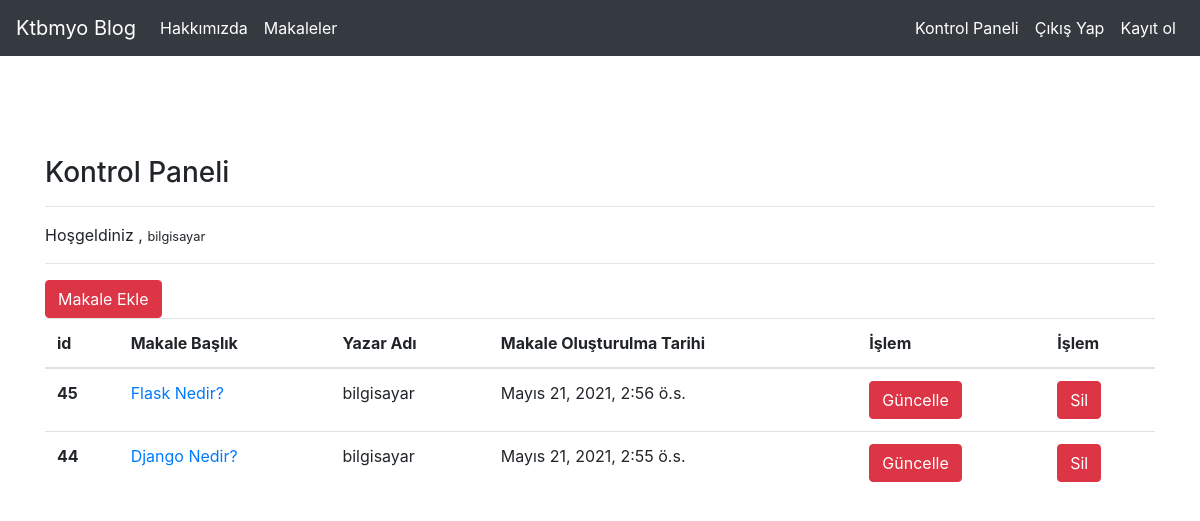
Screenshot of /articles/dashboard/ (signed in) with the database file from the repository.
### article/models.py (models this page shows, shortened)
class Article(models.Model):
    author = models.ForeignKey("auth.User",on_delete = models.CASCADE,verbose_name="Yazar")
    title =  models.CharField(max_length=50,verbose_name="Başlık")
    content = RichTextField()
    created_date = models.DateTimeField(auto_now_add=True,verbose_name="oluşturulma Tarihi")
    article_image = models.FileField(blank = True,null=True,verbose_name="Makaleye Fotoğraf Ekleyin")
    class Meta:
        ordering = ['-created_date']

### article/views.py (the view)
# urls.py: path('dashboard/',views.dashboard,name="dashboard"),
@login_required(login_url="user:login")
def dashboard(request):
    articles = Article.objects.filter(author = request.user)
    context = {
            "articles":articles
    }
    return render(request,"dashboard.html",context)

### templates/dashboard.html
{% extends "layout.html" %} {% block body %}
<h3> Kontrol Paneli </h3>
<hr>
<p>
    Hoşgeldiniz , <small> {{ request.user.username }} </small>
</p>
<hr>
<a class="btn btn-danger" href="/articles/addarticle">Makale Ekle</a> {% if articles %}
<table class="table">
    <thead>
        <tr>
            <th scope="id">id</th>
            <th scope="Başlık">Makale Başlık</th>
            <th scope="Yazar">Yazar Adı</th>
            <th scope="Tarih">Makale Oluşturulma Tarihi</th>
            <th scope="Güncelle">İşlem</th>
            <th scope="Sil">İşlem</th>
        </tr>
    </thead>
    <tbody>
        {% for article in articles %}
        <tr>
            <th scope="row">{{ article.id }}</th>
            <td><a href="{% url 'article:detail' article.id %}">{{ article.title }}</a></td>
            <td>{{ article.author.username }}</td>
            <td>{{ article.created_date }}</td>
            <td><a href="{% url 'article:update' article.id %}" class="btn btn-danger">Güncelle</a></td>
            <td><a href="{% url 'article:delete' article.id %}" class="btn btn-danger">Sil</a></td>
        </tr>
        {% endfor %}
    </tbody>
</table>
{% else %}
<div class="alert alert-danger">
    Henüz bir makaleniz bulunmuyor.
</div>
{% endif %} {% endblock body %}

### rows the page displays
Article: id "45", title "Flask Nedir?", author.username "bilgisayar", created_date "Mayıs 21, 2021, 2:56 ö.s."
Article: id "44", title "Django Nedir?", author.username "bilgisayar", created_date "Mayıs 21, 2021, 2:55 ö.s."

### other values shown
{{ request.user.username }} "bilgisayar"
